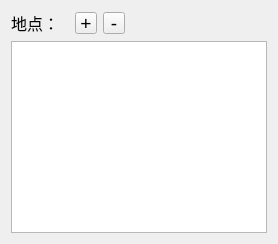
     <widget class="QWidget" name="tabAddr">
      <attribute name="title">
       <string>地点编辑</string>
      </attribute>
      <layout class="QVBoxLayout" name="verticalLayout_4">
       <item>
        <layout class="QHBoxLayout" name="horizontalLayout_6">
         <item>
          <widget class="QLabel" name="label_24">
           <property name="font">
            <font>
             <family>幼圆</family>
             <pointsize>12</pointsize>
            </font>
           </property>
           <property name="text">
            <string>地点：</string>
           </property>
          </widget>
         </item>
         <item>
          <spacer name="horizontalSpacer_6">
           <property name="orientation">
            <enum>Qt::Horizontal</enum>
           </property>
           <property name="sizeType">
            <enum>QSizePolicy::Fixed</enum>
           </property>
           <property name="sizeHint" stdset="0">
            <size>
             <width>10</width>
             <height>20</height>
            </size>
           </property>
          </spacer>
         </item>
         <item>
          <widget class="QToolButton" name="btnAddLoc">
           <property name="minimumSize">
            <size>
             <width>22</width>
             <height>22</height>
            </size>
           </property>
           <property name="maximumSize">
            <size>
             <width>22</width>
             <height>22</height>
            </size>
           </property>
           <property name="font">
            <font>
             <pointsize>14</pointsize>
            </font>
           </property>
           <property name="text">
            <string>+</string>
           </property>
          </widget>
         </item>
         <item>
          <widget class="QToolButton" name="btnDelLoc">
           <property name="minimumSize">
            <size>
             <width>22</width>
             <height>22</height>
            </size>
           </property>
           <property name="maximumSize">
            <size>
             <width>22</width>
             <height>22</height>
            </size>
           </property>
           <property name="font">
            <font>
             <pointsize>14</pointsize>
            </font>
           </property>
           <property name="text">
            <string>-</string>
           </property>
          </widget>
         </item>
         <item>
          <spacer name="horizontalSpacer_5">
           <property name="orientation">
            <enum>Qt::Horizontal</enum>
           </property>
           <property name="sizeHint" stdset="0">
            <size>
             <width>40</width>
             <height>20</height>
            </size>
           </property>
          </spacer>
         </item>
        </layout>
       </item>
       <item>
        <widget class="QTableView" name="tableLoc">
         <property name="alternatingRowColors">
          <bool>true</bool>
         </property>
         <property name="selectionMode">
          <enum>QAbstractItemView::ExtendedSelection</enum>
         </property>
         <property name="selectionBehavior">
          <enum>QAbstractItemView::SelectRows</enum>
         </property>
         <property name="verticalScrollMode">
          <enum>QAbstractItemView::ScrollPerPixel</enum>
         </property>
         <property name="showGrid">
          <bool>false</bool>
         </property>
         <property name="wordWrap">
          <bool>false</bool>
         </property>
         <property name="cornerButtonEnabled">
          <bool>false</bool>
         </property>
         <attribute name="horizontalHeaderHighlightSections">
          <bool>false</bool>
         </attribute>
         <attribute name="horizontalHeaderStretchLastSection">
          <bool>true</bool>
         </attribute>
         <attribute name="verticalHeaderVisible">
          <bool>false</bool>
         </attribute>
        </widget>
       </item>
      </layout>
     </widget>
